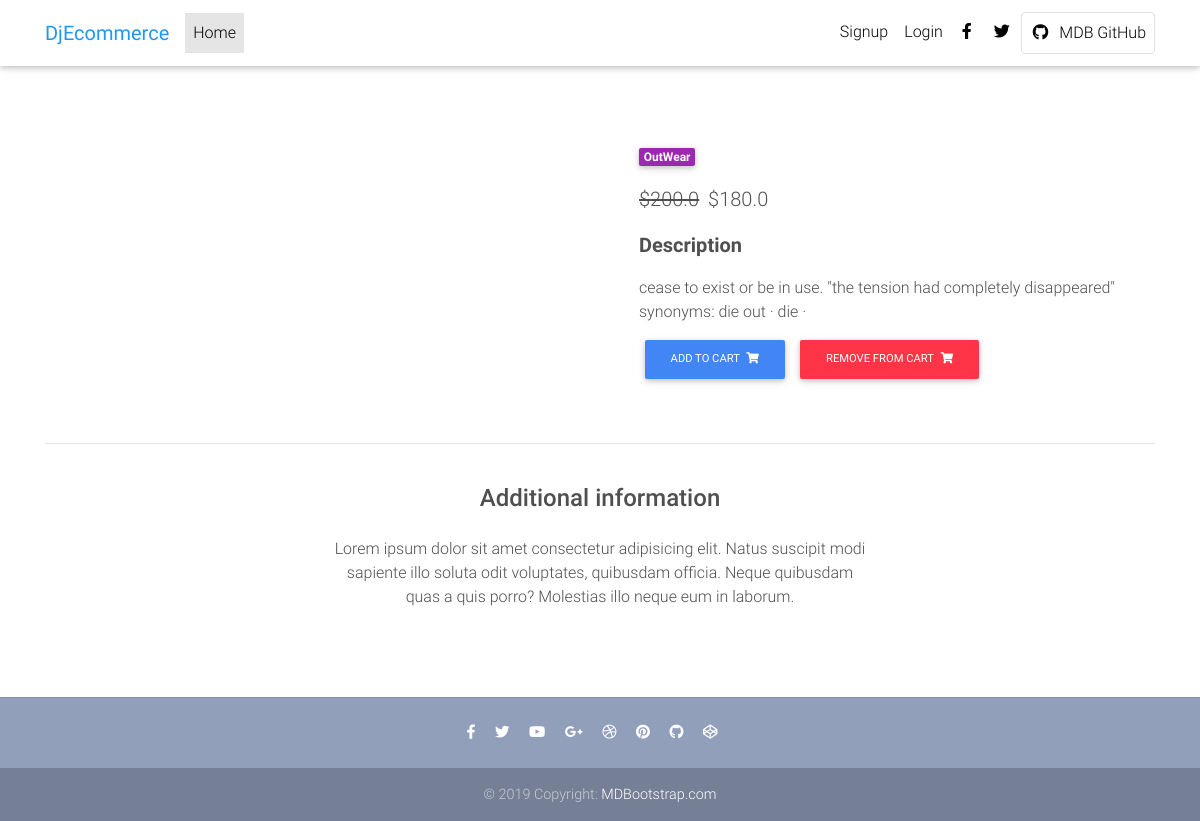
The app's page /products/random-product/ with its own data.
### core/models.py (models this page shows, shortened)
class Item(models.Model):
    title = models.CharField(max_length=100)
    price = models.FloatField()
    discount_price = models.FloatField(blank=True , null=True)
    category = models.CharField(choices=category_choices , max_length=2)
    label = models.CharField(choices=label_choices , max_length=1)
    description = models.TextField(max_length=200)
    slug = models.SlugField()
    def get_add_to_cart_url(self):
        return reverse('core:AddToCart' , kwargs= {
            'slug' : self.slug
        })
    def get_remove_from_cart_url(self):
        return reverse('core:RemoveFromCart' , kwargs= {
            'slug' : self.slug
        })

### core/views.py (the view)
# urls.py: path('products/<slug>/' , views.ItemDetails.as_view() , name='ItemDetails'),
class ItemDetails(DetailView):
    model = Item
    template_name = 'product-page.html'

### templates/product-page.html (shortened to what this page needs)
{% extends 'base.html' %}
{% block body_block %}
  <main class="mt-5 pt-4">
    <div class="container dark-grey-text mt-5">
      <div class="row wow fadeIn">
        <div class="col-md-6 mb-4">
        </div>
        <div class="col-md-6 mb-4">
          <div class="p-4">
            <div class="mb-3">
              <a href="">
                <span class="badge purple mr-1">{{object.get_category_display}}</span>
              </a>
            </div>
            <p class="lead">
              {% if object.discount_price %}
              <span class="mr-1">
                <del>${{object.price}}</del>
              </span>
              <span>${{object.discount_price}}</span>
              {% else %}
              <span>${{object.price}}</span>
              {% endif %}
            </p>
            <p class="lead font-weight-bold">Description</p>
            <p>{{object.description}}</p>
              <a href="{{ object.get_add_to_cart_url }}" class="btn btn-primary btn-md my-0 p">Add to cart
                <i class="fas fa-shopping-cart ml-1"></i>
              </a>
              <a href="{{ object.get_remove_from_cart_url }}" class="btn btn-danger btn-md my-0 p">Remove from cart
                <i class="fas fa-shopping-cart ml-1"></i>
              </a>
          </div>
        </div>
      </div>
      <hr>
      <div class="row d-flex justify-content-center wow fadeIn">
        <div class="col-md-6 text-center">
          <h4 class="my-4 h4">Additional information</h4>
          <p>Lorem ipsum dolor sit amet consectetur adipisicing elit. Natus suscipit modi sapiente illo soluta odit
            voluptates,
            quibusdam officia. Neque quibusdam quas a quis porro? Molestias illo neque eum in laborum.</p>
        </div>
      </div>
      <div class="row wow fadeIn">
        <div class="col-lg-4 col-md-12 mb-4">
        </div>
        <div class="col-lg-4 col-md-6 mb-4">
        </div>
        <div class="col-lg-4 col-md-6 mb-4">
        </div>
      </div>
    </div>
  </main>
  {% endblock %}

### templates/base.html (style rules this page uses)
html, body, header, .carousel { height: 60vh; }

### records on screen
Item: category "OutWear", price "200.0", discount_price "180.0", description "cease to exist or be in use. \"the tension had completely disappeared\" synonyms: die out · die ·"
